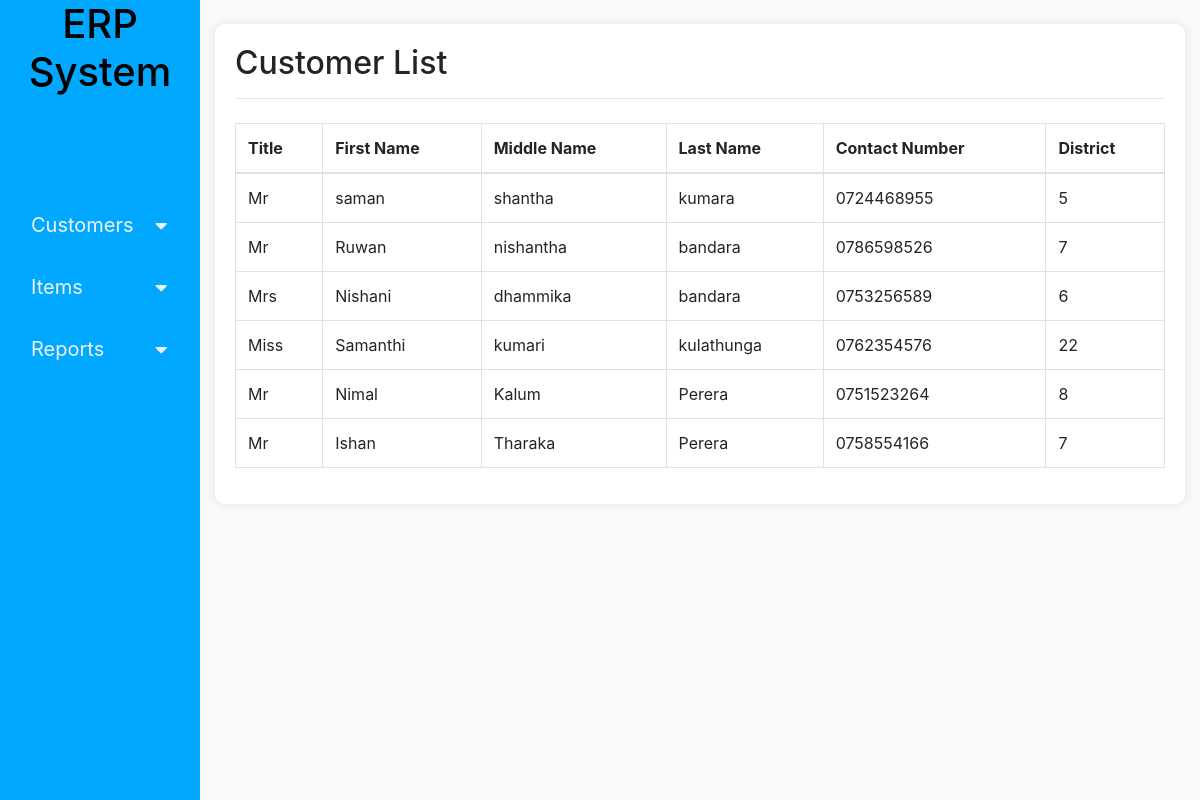
The app's page /viewCustomers.php with its own data.
### tables this page shows
CREATE TABLE `customer` (
  `id` int(11) NOT NULL,
  `title` varchar(20) NOT NULL,
  `first_name` varchar(50) NOT NULL,
  `middle_name` varchar(50) NOT NULL,
  `last_name` varchar(50) NOT NULL,
  `contact_no` varchar(10) NOT NULL,
  `district` varchar(50) NOT NULL
);

### db/readCustomerData.php (called while the page is built, shortened)
<?php
require 'dbConnection.php';
function getCustomers() {
    global $connect;
    $sql = "SELECT * FROM customer";
    $result = $connect->query($sql);
    $customers = array();
    if ($result->num_rows > 0) {
        while($row = $result->fetch_assoc()) {
            $customers[] = $row;
        }
    }
    return $customers;
}
?>

### viewCustomers.php (the view, shortened to what this page needs)
<!DOCTYPE html>
<html lang="en">
<head>
    <link rel="stylesheet" href="https://stackpath.bootstrapcdn.com/bootstrap/4.5.2/css/bootstrap.min.css">
    <link rel="stylesheet" href="styles.css">
</head>
<body>
    <div class="container-fluid">
        <div class="row">
            <div class="col-sm-2 p-0 position-fixed"><?php include('nav.php'); ?></div>
            <div class="col-sm-10 offset-sm-2">
                <div class="container mt-4">
                    <h2>Customer List</h2>
                    <hr>
                    <div class="mt-4">
                        <table class="table table-bordered">
                            <thead>
                                <tr>
                                    <th>Title</th>
                                    <th>First Name</th>
                                    <th>Middle Name</th>
                                    <th>Last Name</th>
                                    <th>Contact Number</th>
                                    <th>District</th>
                                </tr>
                            </thead>
                            <tbody id="customerList">
                                <?php include('db/readCustomerData.php'); ?>
                                <?php $customers = getCustomers(); ?>
                                <?php foreach ($customers as $customer) : ?>
                                    <tr>
                                        <td><?php echo $customer['title']; ?></td>
                                        <td><?php echo $customer['first_name']; ?></td>
                                        <td><?php echo $customer['middle_name']; ?></td>
                                        <td><?php echo $customer['last_name']; ?></td>
                                        <td><?php echo $customer['contact_no']; ?></td>
                                        <td><?php echo $customer['district']; ?></td>
                                    </tr>
                                <?php endforeach; ?>
                            </tbody>
                        </table>
                    </div>
                </div>
            </div>
        </div>
    </div>
</body>
</html>

### styles.css (style rules this page uses)
body { background-color: #f8f9fa; }
.container { background-color: #ffffff; padding: 20px; border-radius: 10px; box-shadow: 0 0 10px rgba(0, 0, 0, 0.1); margin-bottom: 24px; }

### records on screen
customer: title "Mr", first_name "saman", middle_name "shantha", last_name "kumara", contact_no "0724468955", district "5"
customer: title "Mr", first_name "Ruwan", middle_name "nishantha", last_name "bandara", contact_no "0786598526", district "7"
customer: title "Mrs", first_name "Nishani", middle_name "dhammika", last_name "bandara", contact_no "0753256589", district "6"
customer: title "Miss", first_name "Samanthi", middle_name "kumari", last_name "kulathunga", contact_no "0762354576", district "22"
customer: title "Mr", first_name "Nimal", middle_name "Kalum", last_name "Perera", contact_no "0751523264", district "8"
customer: title "Mr", first_name "Ishan", middle_name "Tharaka", last_name "Perera", contact_no "0758554166", district "7"
